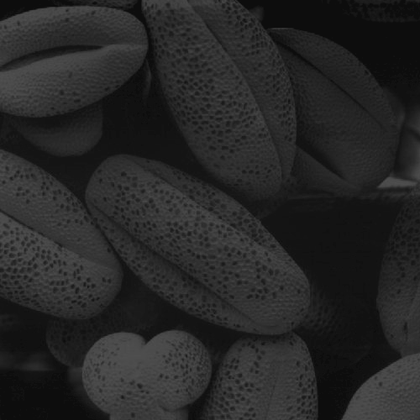
%> input picture Assignment 2/2/Fig03164.tif, 420 x 420 px, shrunk from 500 x 500 before the run
$ octave Q2_99210294.m   (GNU Octave 9; MATLAB toolbox functions it lacks are replaced by stand-ins)
%> lines starting %> are read from the running program, lines starting %| are printed output that depends on the picture
### Assignment 2/2/calculateImageHistogram.m
%%%%%%%%%%%%%%%%%%%%%%%%%% calculateImageHistogram %%%%%%%%%%%%%%%%%%%%%%%%%%
%%% This function calculates histogram for a given image                  %%%
%%% input(s) : {inputImage : given image for calculating histogram}       %%%
%%% output(s) : {outputHistogram : obtained histogram}                    %%%
%%%%%%%%%%%%%%%%%%%%%%%%%%%%%%%%%%%%%%%%%%%%%%%%%%%%%%%%%%%%%%%%%%%%%%%%%%%%%

function [outputHistogram] = calculateImageHistogram(inputImage)
    outputHistogram = zeros(1 , 256);
    for i = 1:size(inputImage,1)
        for j = 1:size(inputImage,2)
            outputHistogram(1 , inputImage(i,j) + 1) = outputHistogram(1 , inputImage(i,j) + 1) + 1;
        end
    end
end

### Assignment 2/2/histogramEqualization.m
%%%%%%%%%%%%%%%%%%%%%%%%%%%%%%%%%%%% histogramEqualization %%%%%%%%%%%%%%%%%%%%%%%%%%%%%%%%%%%%
%%% This function equalize an image                                                         %%%
%%% input(s) : {inputImage : input image}                                                   %%%
%%% output(s) : {outputImage : equalized imaged}                                            %%%
%%%%%%%%%%%%%%%%%%%%%%%%%%%%%%%%%%%%%%%%%%%%%%%%%%%%%%%%%%%%%%%%%%%%%%%%%%%%%%%%%%%%%%%%%%%%%%%
function outputImage = histogramEqualization(inputImage)
    inputImageHist = calculateImageHistogram(inputImage);
    equaliztionMap = calculateEqualizationMap(inputImage ,inputImageHist);
    outputImage = applyMapOnImage(inputImage , equaliztionMap);
end

### Assignment 2/2/calculateEqualizationMap.m
%%%%%%%%%%%%%%%%%%%%%%%%%%%%%%%%%%%% calculateEqualizationMap %%%%%%%%%%%%%%%%%%%%%%%%%%%%%%%%%%%%
%%% This function calculates equalization map for a given histogram                            %%%
%%% input(s) : {inputImage : input image, inputHist : given histogram for calculating map}     %%%
%%% output(s) : {equalizationMap : equalized historgram map}                                   %%%
%%%%%%%%%%%%%%%%%%%%%%%%%%%%%%%%%%%%%%%%%%%%%%%%%%%%%%%%%%%%%%%%%%%%%%%%%%%%%%%%%%%%%%%%%%%%%%%%%%

function equalizationMap = calculateEqualizationMap(inputImage, inputHist)
    normalizedHist = inputHist ./ (size(inputImage,1) * size(inputImage,2));
    equalizationMap = round((255) * cumsum(normalizedHist));
end

### Assignment 2/2/applyMapOnImage.m
%%%%%%%%%%%%%%%%%%%%%%%%%%    applyMapOnImage    %%%%%%%%%%%%%%%%%%%%%%%%%%
%%% This function applys given map on given image                       %%%
%%% input(s) : {inputImage : same as its name!! , map : given map }     %%%
%%% output(s) : {resultImage : result of mapping}                       %%%
%%%%%%%%%%%%%%%%%%%%%%%%%%%%%%%%%%%%%%%%%%%%%%%%%%%%%%%%%%%%%%%%%%%%%%%%%%%

function resultImage = applyMapOnImage(inputImage , map)
    resultImage = uint8(zeros(size(inputImage)));
    for i = 1:size(inputImage,1)
        for j = 1:size(inputImage,2)
            resultImage(i,j) = map(inputImage(i,j) + 1);
        end
    end
end

### Assignment 2/2/Q2_99210294.m
clear all;
main();

function main
    %read image
    imgRead = imread("Fig03164.tif");
%> imgRead is the input picture: size 420x420 uint8; min 10, max 81, mean 38.7
    imgHeight = size(imgRead , 1);
%> imgHeight = 420
    imgWidth = size(imgRead , 2);
%> imgWidth = 420

    %my own histogram equalization
    imgResult = histogramEqualization(imgRead);
%> after the loop in calculateImageHistogram, `for i = 1:size(inputImage,1)`: outputHistogram = 256 values, max 10911 at index 20, min 0 at index 1, mean 689.1
%> in histogramEqualization, `inputImageHist = calculateImageHistogram(inputImage);`: inputImageHist has the same summary as outputHistogram in calculateImageHistogram
%> in calculateEqualizationMap, `normalizedHist = inputHist ./ (size(inputImage,1) * size(inputImage,2));`: normalizedHist = 256 values, max 0.0619 at index 20, min 0 at index 1, mean 0.00391
%> in calculateEqualizationMap, `equalizationMap = round((255) * cumsum(normalizedHist));`: equalizationMap = 256 values from 0 to 255
%> after the loop in applyMapOnImage, `for i = 1:size(inputImage,1)`:
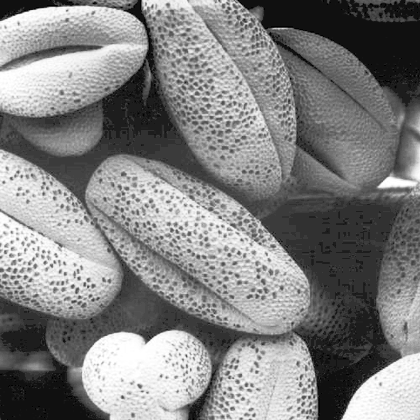
%> resultImage: size 420x420 uint8; min 0, max 255, mean 130.4

    %matlab histogram equalization
    imgMatlabHistogramEqualiztion = histeq(imgRead);

    %calcualte differences
    imgDifference = uint8(imabsdiff(imgResult,imgMatlabHistogramEqualiztion));
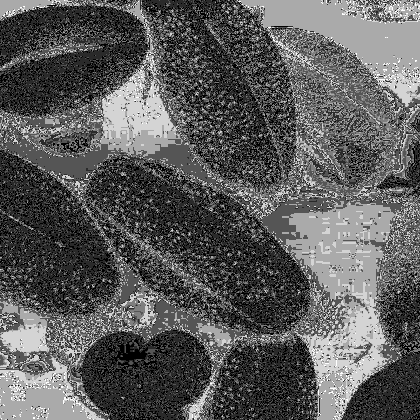
%> imgDifference: size 420x420 uint8; min 0, max 6, mean 2.16; drawn with min black and max white

    %show results
    figure();

    subplot(2, 2 ,1);
    imshow(imgRead);
    title('Main Image');

    subplot(2, 2, 2);
    imshow(imgResult);
    title('My Hist. Equ.');

    subplot(2, 2 ,3);
    imshow(imgMatlabHistogramEqualiztion);
    title('Matlab Hist. Equ.');

    subplot(2, 2 ,4);
    imshow(imgDifference);
    title({"Difference",strcat("Total : " , int2str(sum(sum(imgDifference))),strcat(" , Mean : " , int2str(sum(sum(imgDifference))/ imgWidth / imgHeight)))});
end
